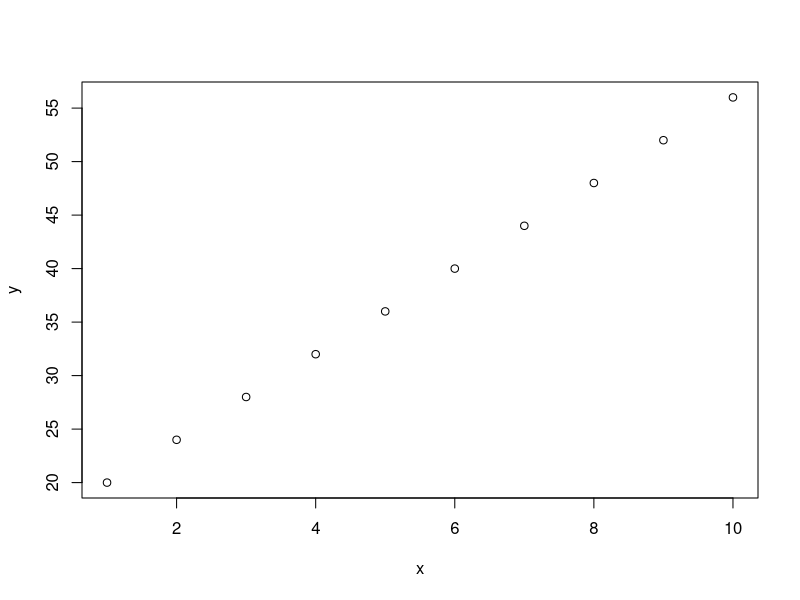

This chart was generated by the following R code:
## ---- chunk 1
knitr::opts_chunk$set(echo = TRUE)
## ---- chunk 2
fruits <- c( "strawberry", "apple", "orange", "mango" )
## ---- chunk 3
fruits[ 2 ]
## ---- chunk 4
bets <- c( 5, 100, 60, 80, 2, 64, 234, 1004 )
bets[ 3 ]
## ---- chunk 5
fruits[ 2 ] <- "mandarin"
fruits
## ---- chunk 6
fruits <- c( fruits, "apple" )
fruits
## ---- chunk 7
fruits <- fruits[ -length(fruits) ]
fruits
## ---- chunk 8
fruits <- c( fruits, "apple" )
fruits
## ---- chunk 9
bets[ 2:4 ] <- rep( 6, times = length( 2:4 ) )
bets

## ---- chunk 10
animals <- c( "cat", "dog", "monkey" )
names( animals ) <- c( "an.1", "an.2", "an.3" )
animals
animals[ 3 ]
animals[ "an.3" ]

all.equal( animals[ 3 ], animals[ "an.3" ] )
## ---- chunk 11
for ( fruit in seq( 1:length( fruits ) ) ){
  
  cat( "I like to eat", fruits[ fruit ], "\n" )  
  
}
## ---- chunk 12
seq( 1:length( fruits ) )
## ---- chunk 13
places <- c( "Bethnal Green", "Hackney Road", "Romand Road")
for ( fruit in seq( 1:length( fruits ) ) ){
  
  for ( place in seq( 1:length( places ) ) ){
    
    cat( "I like to eat", fruits[ fruit ], "in", places[ place ], "\n" ) 
    
  }
  
  cat( "\n" )
  
}
## ---- chunk 14
double_function <- function ( x ){
  
  return( 2*x )
  
}
## ---- chunk 15
var_func <- 10 
double_function( var_func )
## ---- chunk 16
function_2 <- function ( x ){
  
  if ( x <  0 ){
    return( abs( x ) )
  }else{
    cat( "Your value is not negative!\n")
    return( x^2 )
  }
  
}
result_func2 <- function_2( var_func )

## ---- chunk 17
x <- seq( 1:10 )
y <- (seq( 1:10 ) + 4 ) / 0.25

plot( x, y )
## ---- chunk 18
results <- c( 1, 2, 1, 1, NA, NA, 2, 2 )
sum( results )
sum( results, na.rm = TRUE )
## ---- chunk 19
na_values <- which( is.na( results ) )
results <- results[ -na_values ]
results
## ---- chunk 20
which( results == 2 )
